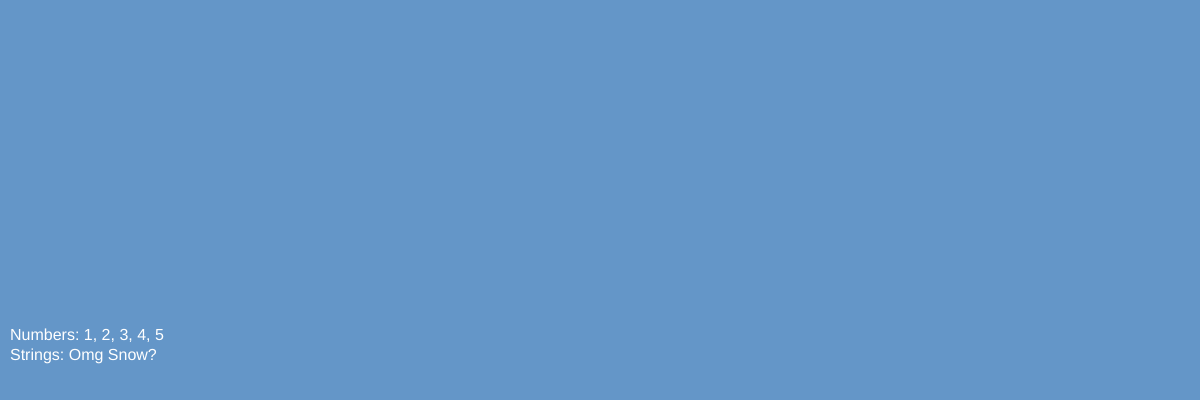
Frame 1 (no input)
Frame 60 (no input): identical to frame 1, image omitted
Frame 120 (the mouse pressed at the canvas centre since frame 60): identical to frame 1, image omitted

The p5.js sketch that drew this single still picture (run headless with seeded random() and noise() and a simulated clock; from frame 60 on, the mouse is pressed at the canvas centre):

// p5.js sketch
// ── sketch.js
let numbers = [1, 2, 3, 4, 5];
let strings = ["Omg Snow?"];
let mixed = [42, "P5.js", true];
let particles = []; // particle system array
let spawnNonStop = false; // flag to control continuous spawning

function setup() {
  createCanvas( windowWidth, 400);

  // https://developer.mozilla.org/en-US/docs/Web/JavaScript/Reference/Global_Objects/Array/push
  console.log("Numbers joined:", numbers.join(", "));
  console.log("Concatenated arrays:", numbers.concat(strings));

  // https://developer.mozilla.org/en-US/docs/Web/JavaScript/Reference/Global_Objects/Array/push
  let singleParticleButton = createButton("Add 1 Piece of Snow");
  singleParticleButton.mousePressed(() => {
    particles.push(new Particle(random(width), random(height)));
  });

  // Adding a button to create multiple particles
  let multipleParticlesButton = createButton("Add More Snow");
  multipleParticlesButton.mousePressed(() => {
    for (let i = 0; i < 10; i++) {
      particles.push(new Particle(random(width), random(height)));
    }
  });

  // Adding a button to spawn particles non-stop
  let nonStopParticlesButton = createButton("Spawn A Snowstorm");
  nonStopParticlesButton.mousePressed(() => {
    spawnNonStop = !spawnNonStop; // Toggle the flag
  });

  // Adding a button to reset the particle system
  let resetButton = createButton("Melt All the Snow");
  resetButton.mousePressed(() => {
    particles = []; // Clear the particles array
    spawnNonStop = false; // Stop continuous spawning
  });
}

function draw() {
    background(100, 150, 200);
    // Spawn particles continuously if the flag is true
    if (spawnNonStop) {
      particles.push(new Particle(random(width), random(height)));
    }
  
    // https://developer.mozilla.org/en-US/docs/Web/JavaScript/Reference/Statements/for
    for (let i = particles.length - 1; i >= 0; i--) {
      particles[i].update();
      particles[i].show();
  
      // https://developer.mozilla.org/en-US/docs/Web/JavaScript/Reference/Global_Objects/Array/splice
      if (particles[i].isFinished()) {
        particles.splice(i, 1);
      }
    }

    // 
    fill(255);
    textSize(16);
    text("Numbers: " + numbers.join(", "), 10, height - 60);
    text("Strings: " + strings.join(" "), 10, height - 40);
}

// Particle class
class Particle {
    constructor(x, y, persistent = false) {
      this.x = x;
      this.y = y;
      this.vx = random(-2, 2);
      this.vy = random(-2, 2); //https://p5js.org/reference/#/p5/random
      this.alpha = 1000; // https://developer.mozilla.org/en-US/docs/Web/JavaScript/Guide/Working_with_Objects
      this.persistent = persistent; 
    }
  
    update() {
      this.x += this.vx;
      this.y += this.vy;
  
      // Collisions with the canvas borders
      if (this.x - 8 <= 0 || this.x + 8 >= width) {
        this.vx *= -1; // https://developer.mozilla.org/en-US/docs/Web/JavaScript/Reference/Statements/if...else
      }
      if (this.y - 8 <= 0 || this.y + 8 >= height) {
        this.vy *= -1; //https://developer.mozilla.org/en-US/docs/Web/JavaScript/Reference/Operators/Logical_OR
      }
  
      if (!this.persistent) {
        this.alpha -= 5; 
      }
    }
  
    show() {
      noStroke();
      fill(255, this.alpha);
      ellipse(this.x, this.y, 16);
    }
  
    isFinished() {
      return this.alpha <= 0;
    }
  }
